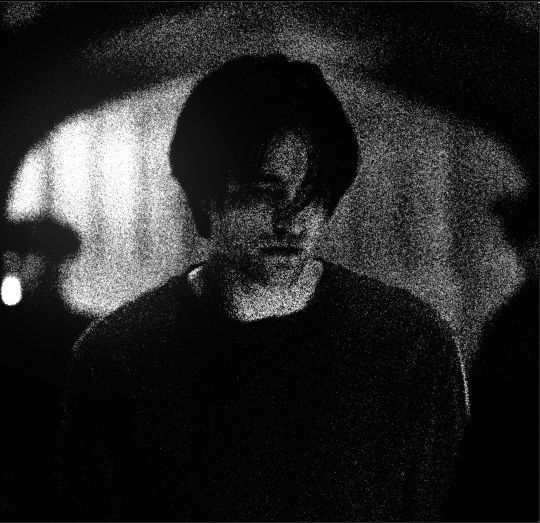
#> input picture 1Profile/batman.jpg, 540 x 523 px
$ python accent.py --image ../1Profile/batman.jpg
#> lines starting #> are read from the running program, lines starting #| are printed output that depends on the picture
#!/usr/bin/env python3

#kept for reference, not called at runtime
"""
Derive one accent color from a collection cover image.

Purpose:
    This script scans a single cover image and returns one RGB accent color
    that can be passed into `backdrop.py`. It is intended to be called by
    `backdrops.py` for each folder at generation time.

Important parameters:
    --image
        Path to the cover image to scan.
    --fallback-label
        Optional label used to generate a deterministic fallback color if the
        image is missing or cannot be scanned.
    --format
        Output format for the derived accent. Supports `csv`, `tuple`, and
        `json`. Default is `csv`.

Examples:
    python3 -B accent.py --image collections/streaming/cover/netflix.png
    python3 -B accent.py --image collections/themes/cover/space.jpg --format tuple
    python3 -B accent.py --fallback-label "New Folder"
"""

import argparse
import colorsys
import json
import shutil
from pathlib import Path

from PIL import Image

SCRIPT_DIR = Path(__file__).resolve().parent


def cleanup_pycache():
    """Remove the local __pycache__ folder if one was created."""
    shutil.rmtree(SCRIPT_DIR / "__pycache__", ignore_errors=True)


def default_accent_for_label(label):
    seed = sum((index + 1) * ord(char) for index, char in enumerate(label or "Backdrop"))
    hue = (seed % 360) / 360.0
    red, green, blue = colorsys.hsv_to_rgb(hue, 0.65, 0.88)
    return (int(red * 255), int(green * 255), int(blue * 255))


def scan_cover_color(path):
    """Pick a usable accent from the cover image, avoiding neutral extremes."""
    image = Image.open(path).convert("RGBA")
    image.thumbnail((200, 200))
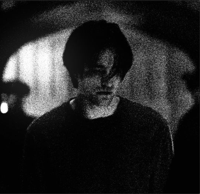
#> image: PIL image 200x194 RGBA; mean R, G, B, A 37.8, 37.8, 37.8, 255
    scored = []
    pixels = image.load()
    for y_pos in range(image.height):
        for x_pos in range(image.width):
            red, green, blue, alpha = pixels[x_pos, y_pos]
            if alpha < 16:
                continue
            _, light, sat = colorsys.rgb_to_hls(red / 255, green / 255, blue / 255)
            score = sat * (1 - abs(light - 0.55))
            if light < 0.12 or light > 0.9:
                score *= 0.2
            if sat < 0.12:
                score *= 0.2
            scored.append((score, (red, green, blue)))
#> after the loop, scored = 38800 items

    if not scored:
        raise ValueError(f"No usable pixels found in {path}.")

    scored.sort(reverse=True)
    top = [rgb for _, rgb in scored[:max(1, len(scored) // 20)]]
#> top = 1940 items, first 6: (255, 255, 255), (255, 255, 255), (255, 255, 255), (255, 255, 255), (255, 255, 255), (255, 255, 255)
    red = round(sum(color[0] for color in top) / len(top))
#> red = 223
    green = round(sum(color[1] for color in top) / len(top))
#> green = 223
    blue = round(sum(color[2] for color in top) / len(top))
#> blue = 223

    hue, light, sat = colorsys.rgb_to_hls(red / 255, green / 255, blue / 255)
#> hue = 0; light = 0.875; sat = 0
    light = min(0.72, max(0.42, light))
#> light = 0.72
    sat = min(0.75, max(0.45, sat))
#> sat = 0.45
    norm_red, norm_green, norm_blue = colorsys.hls_to_rgb(hue, light, sat)
#> norm_red = 0.846; norm_green = 0.594; norm_blue = 0.594
    return tuple(round(value * 255) for value in (norm_red, norm_green, norm_blue))


def resolve_accent(image_path=None, fallback_label=None):
    if image_path:
        path = Path(image_path)
        if path.is_file():
            try:
                return scan_cover_color(path)
            except Exception:
                pass
    return default_accent_for_label(fallback_label)


def format_color(color, output_format):
    if output_format == "tuple":
        return str(color)
    if output_format == "json":
        return json.dumps({"r": color[0], "g": color[1], "b": color[2]})
    return f"{color[0]},{color[1]},{color[2]}"


def main():
    parser = argparse.ArgumentParser(description="Derive one accent color from a collection cover image.")
    parser.add_argument("--image", default=None, help="Cover image path to scan")
    parser.add_argument("--fallback-label", default="Backdrop", help="Fallback label used if no image is available")
    parser.add_argument("--format", choices=("csv", "tuple", "json"), default="csv", help="Output format")
    args = parser.parse_args()

    color = resolve_accent(image_path=args.image, fallback_label=args.fallback_label)
#> color = (216, 151, 151)
    print(format_color(color, args.format))
#| 216,151,151


if __name__ == "__main__":
    try:
        main()
    finally:
        cleanup_pycache()
